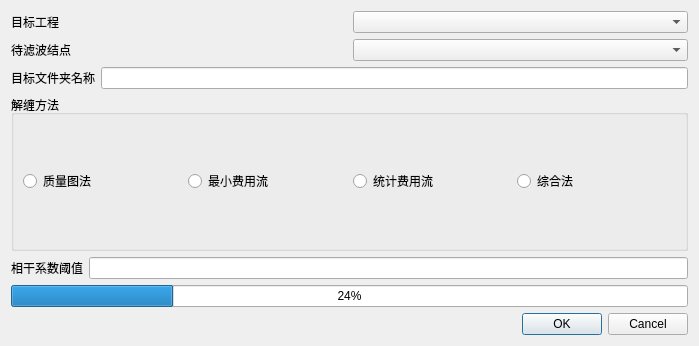
<?xml version="1.0" encoding="UTF-8"?>
<ui version="4.0">
 <class>Unwrap</class>
 <widget class="QWidget" name="Unwrap">
  <property name="geometry">
   <rect>
    <x>0</x>
    <y>0</y>
    <width>699</width>
    <height>346</height>
   </rect>
  </property>
  <property name="windowTitle">
   <string>相位解缠</string>
  </property>
  <property name="windowIcon">
   <iconset resource="../resources/SatExplorer.qrc">
    <normaloff>:/SatExplorer/icon/InSARapp.ico</normaloff>:/SatExplorer/icon/InSARapp.ico</iconset>
  </property>
  <layout class="QVBoxLayout" name="verticalLayout">
   <item>
    <layout class="QHBoxLayout" name="horizontalLayout_2">
     <item>
      <widget class="QLabel" name="projectlabel">
       <property name="text">
        <string>目标工程</string>
       </property>
      </widget>
     </item>
     <item>
      <widget class="QComboBox" name="comboBox"/>
     </item>
    </layout>
   </item>
   <item>
    <layout class="QHBoxLayout" name="horizontalLayout">
     <item>
      <widget class="QLabel" name="Inputlabel_2">
       <property name="text">
        <string>待滤波结点</string>
       </property>
      </widget>
     </item>
     <item>
      <widget class="QComboBox" name="comboBox_2"/>
     </item>
    </layout>
   </item>
   <item>
    <layout class="QHBoxLayout" name="horizontalLayout_4">
     <item>
      <widget class="QLabel" name="label">
       <property name="text">
        <string>目标文件夹名称</string>
       </property>
      </widget>
     </item>
     <item>
      <widget class="QLineEdit" name="file_name"/>
     </item>
    </layout>
   </item>
   <item>
    <widget class="QGroupBox" name="FilterTypegroupBox">
     <property name="minimumSize">
      <size>
       <width>600</width>
       <height>100</height>
      </size>
     </property>
     <property name="title">
      <string>解缠方法</string>
     </property>
     <layout class="QHBoxLayout" name="horizontalLayout_3">
      <item>
       <widget class="QRadioButton" name="SPDButton">
        <property name="text">
         <string>质量图法</string>
        </property>
       </widget>
      </item>
      <item>
       <widget class="QRadioButton" name="MCFButton">
        <property name="text">
         <string>最小费用流</string>
        </property>
       </widget>
      </item>
      <item>
       <widget class="QRadioButton" name="SnaphuButton">
        <property name="text">
         <string>统计费用流</string>
        </property>
       </widget>
      </item>
      <item>
       <widget class="QRadioButton" name="Q_MButton">
        <property name="text">
         <string>综合法</string>
        </property>
       </widget>
      </item>
     </layout>
    </widget>
   </item>
   <item>
    <layout class="QHBoxLayout" name="horizontalLayout_5">
     <item>
      <widget class="QLabel" name="ct_label">
       <property name="text">
        <string>相干系数阈值</string>
       </property>
      </widget>
     </item>
     <item>
      <widget class="QLineEdit" name="coherence_threshold"/>
     </item>
    </layout>
   </item>
   <item>
    <widget class="QProgressBar" name="progressBar">
     <property name="minimumSize">
      <size>
       <width>0</width>
       <height>0</height>
      </size>
     </property>
     <property name="value">
      <number>24</number>
     </property>
    </widget>
   </item>
   <item>
    <widget class="QDialogButtonBox" name="buttonBox">
     <property name="standardButtons">
      <set>QDialogButtonBox::Cancel|QDialogButtonBox::Ok</set>
     </property>
    </widget>
   </item>
  </layout>
 </widget>
 <resources>
  <include location="../resources/SatExplorer.qrc"/>
 </resources>
 <connections/>
</ui>
